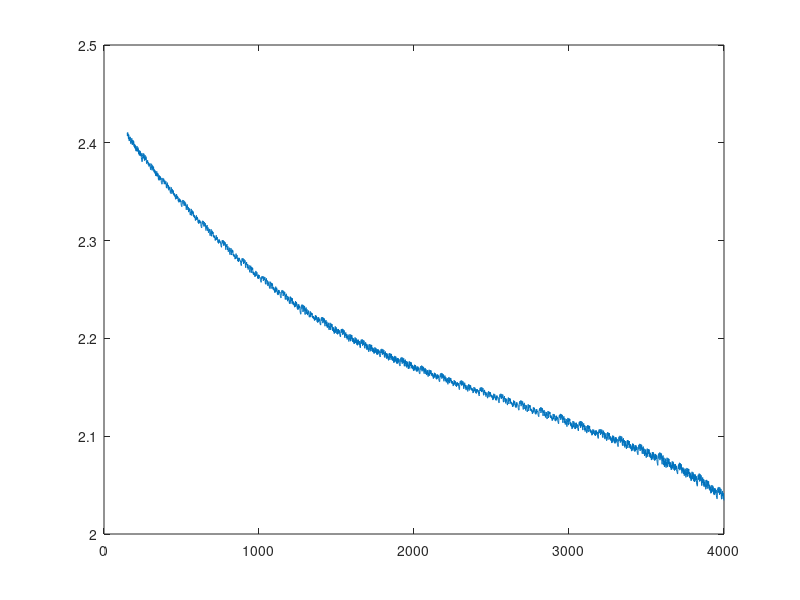

The MATLAB source for this figure: (Note: this script raises an error after producing the figure.)
function[Rs, Rp, Tp, DQ] = dynMapDis24()

% Creating R0, Rp, tau 1D lookup table for 6A
%First set of measured data
%-------------------------------------------%
clc
%-------------------------------------------%



% Load data
clear all 
clc

load DATA003.MAT

%Nonlinear part - start%
t_n1 = t(3:150); %Creating a initial value 
ub_n1 =ub(3:150);
ib_n1 = ib(3:150);
%Linear part till ending
ub_r = ub(151:4000);
ib_r = ib(151:4000);
t_r = t(151:4000);
plot(t_r, ub_r)

%Nonlinear part - end%
ub_n2 = ub(4001:4648);
ib_n2 = ib(4001:4648);
t_n2 = t(4001:4648);


%Creating Uoc-start%
Uoc1 = pwr2(t_n1,ub_n1);

%Creating Uoc-end%
Uoc2 = fourDis2(t_n2, ub_n2);


plot(t_n2, ub_n2)
hold on
plot(t_n2, Uoc2)

% Sampling time
Ts = t(2) - t(1);

%Detrending the nonlinear part
yy1 = ub_n1 - Uoc1;
uu1 = detrend(ib_n1,0);

yy2 = detrend(ub_r(1:275),1);
uu2 = detrend(ib_r(1:275),0);

yy3 = detrend(ub_r(276:550),1);
uu3 = detrend(ib_r(276:550),0);

yy4 = detrend(ub_r(551:825),1);
uu4 = detrend(ib_r(551:825),0);

yy5 = detrend(ub_r(826:1100),1);
uu5 = detrend(ib_r(826:1100),0);

yy6 = detrend(ub_r(1101:1375),1);
uu6 = detrend(ib_r(1101:1375),0);

yy7 = detrend(ub_r(1376:1650),1);
uu7 = detrend(ib_r(1376:1650),0);

yy8 = detrend(ub_r(1651:1925),1);
uu8 = detrend(ib_r(1651:1925),0);

yy9 = detrend(ub_r(1926:2220),1);
uu9 = detrend(ib_r(1926:2220),0);

yy10 = detrend(ub_r(2221:2475),1);
uu10 = detrend(ib_r(2221:2475),0);

yy11 = detrend(ub_r(2476:2750),1);
uu11 = detrend(ib_r(2476:2750),0);

yy12 = detrend(ub_r(2751:3025),1);
uu12 = detrend(ib_r(2751:3025),0);

yy13 = detrend(ub_r(3026:3300),1);
uu13 = detrend(ib_r(3026:3300),0);

yy14 = detrend(ub_r(3301:3575),1);
uu14 = detrend(ib_r(3301:3575),0);

yy15 = detrend(ub_r(3576:end),1);
uu15 = detrend(ib_r(3576:end),0);

yy16 = ub_n2- Uoc2;
uu16 = detrend(ib_n2,0);


y =[yy1; yy2; yy3; yy4; yy5; yy6; yy7; yy8; yy9; yy10; yy11; yy12; yy13; yy14; yy15; yy16];
u =[uu1; uu2; uu3; uu4; uu5; uu6; uu7; uu8; uu9; uu10; uu11; uu12; uu13; uu14; uu15; uu16]; 

t_ = t(3:4648);

na = 1; nb = 2; nk = 0;

% Five data sets for identification
y1 = y(1:148); u1 = u(1:148); 
y2 = y(149:608); u2 = u(149:608); 
y3 = y(609:1068); u3 = u(609:1068);
y4 = y(1069:1528); u4 = u(1069:1528);
y5 = y(1529:1988); u5 = u(1529:1988);
y6= y(1989:2448); u6 = u(1989:2448);
y7 = y(2449:2908); u7 = u(2449:2908);
y8 = y(2909:3368); u8 = u(2909:3368);
y9 = y(3369:3828); u9 = u(3369:3828);
y10 = y(3829:4000); u10 = u(3829:4000);
y11 = y(4001:4323); u11 = u(4001:4323);
y12 = y(4324:end); u12 = u(4324:end);


thm1 = arx([y1 u1],[na nb nk]);
[num1,den1] = th2tf(thm1);
b1 = num1(1); b0 = num1(2); a = -den1(2);
Rs1 = b1; tau_p1 = -Ts/log(a); Rp1 = (b0 + a*b1)/(1-a);

thm2 = arx([y2 u2],[na nb nk]);
[num2,den2] = th2tf(thm2);
b1 = num2(1); b0 = num2(2); a = -den2(2);
Rs2 = b1; tau_p2 = -Ts/log(a); Rp2 = (b0 + a*b1)/(1-a);

thm3 = arx([y3 u3],[na nb nk]);
[num3,den3] = th2tf(thm3);
b1 = num3(1); b0 = num3(2); a = -den3(2);
Rs3 = b1; tau_p3 = -Ts/log(a); Rp3 = (b0 + a*b1)/(1-a);

thm4 = arx([y4 u4],[na nb nk]);
[num4,den4] = th2tf(thm4);
b1 = num4(1); b0 = num4(2); a = -den4(2);
Rs4 = b1; tau_p4 = -Ts/log(a); Rp4 = (b0 + a*b1)/(1-a);

thm5 = arx([y5 u5],[na nb nk]);
[num5,den5] = th2tf(thm5);
b1 = num5(1); b0 = num5(2); a = -den5(2);
Rs5 = b1; tau_p5 = -Ts/log(a); Rp5 = (b0 + a*b1)/(1-a);

thm6 = arx([y6 u6],[na nb nk]);
[num6,den6] = th2tf(thm6);
b1 = num6(1); b0 = num6(2); a = -den6(2);
Rs6 = b1; tau_p6 = -Ts/log(a); Rp6 = (b0 + a*b1)/(1-a);

thm7 = arx([y7 u7],[na nb nk]);
[num7,den7] = th2tf(thm7);
b1 = num7(1); b0 = num7(2); a = -den7(2);
Rs7 = b1; tau_p7 = -Ts/log(a); Rp7 = (b0 + a*b1)/(1-a);

thm8 = arx([y8 u8],[na nb nk]);
[num8,den8] = th2tf(thm8);
b1 = num8(1); b0 = num8(2); a = -den8(2);
Rs8 = b1; tau_p8 = -Ts/log(a); Rp8 = (b0 + a*b1)/(1-a);

thm9 = arx([y9 u9],[na nb nk]);
[num9,den9] = th2tf(thm9);
b1 = num9(1); b0 = num9(2); a = -den9(2);
Rs9 = b1; tau_p9 = -Ts/log(a); Rp9 = (b0 + a*b1)/(1-a);

thm10 = arx([y10 u10],[na nb nk]);
[num10,den10] = th2tf(thm10);
b1 = num10(1); b0 = num10(2); a = -den10(2);
Rs10 = b1; tau_p10 = -Ts/log(a); Rp10 = (b0 + a*b1)/(1-a);

thm11 = arx([y11 u11],[na nb nk]);
[num11,den11] = th2tf(thm11);
b1 = num11(1); b0 = num11(2); a = -den11(2);
Rs11 = b1; tau_p11 = -Ts/log(a); Rp11 = (b0 + a*b1)/(1-a);

thm12 = arx([y12 u12],[na nb nk]);
[num12,den12] = th2tf(thm12);
b1 = num12(1); b0 = num12(2); a = -den12(2);
Rs12 = b1; tau_p12 = -Ts/log(a); Rp12 = (b0 + a*b1)/(1-a);

Rs = [Rs1 Rs2 Rs3 Rs4 Rs5 Rs6 Rs7 Rs8 Rs9 Rs10 Rs11 Rs12 ];
Rp = [Rp1 Rp2 Rp3 Rp4 Rp5 Rp6 Rp7 Rp8 Rp9 Rp10 Rp11 Rp12 ];
Tp = [tau_p1 tau_p2 tau_p3 tau_p4 tau_p5 tau_p6 tau_p7 tau_p8 tau_p9 tau_p10 tau_p11 tau_p12];

%Creating DQ map for following 1D lookup table

DQ = 24*[148 608 1068 1528 1988 2448 2908 3368 3828 4000 4323 4646]/3600;

figure(3),
subplot(311),plot(DQ,1000*Rs,'b*:','LineWidth',1.5,'MarkerSize',6),grid on
ylabel('R_s [m\Omega]')
subplot(312),plot(DQ,1000*Rp,'b*:','LineWidth',1.5,'MarkerSize',6),grid on
ylabel('R_p [m\Omega]')
subplot(313),plot(DQ,Tp,'b*:','LineWidth',1.5,'MarkerSize',6),grid on
ylabel('T_p [s]'),xlabel('\DeltaQ [Ah]')







end


